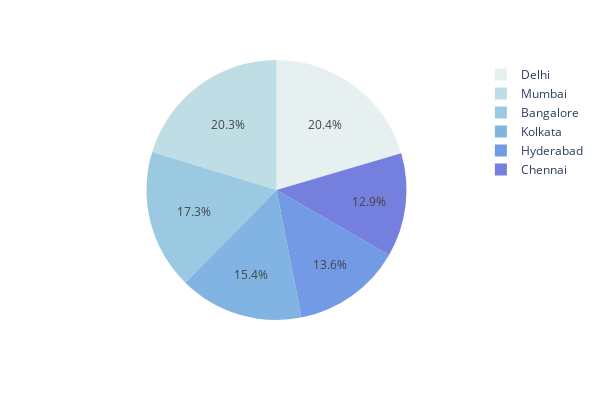

Write notebook code for a chart like this one.
### Markdown cell above
Which source city is more frequently served:

### Code cell
count_by_source = data.groupby('source_city').count()['airline']
source_city = [i for i,df in data.groupby('source_city')]
px.pie(values = count_by_source,names=source_city,color_discrete_sequence=px.colors.sequential.dense,width=600,height=400)

### Figure 1 — Plotly figure (JSON) as saved in the notebook; plotly's stock layout.template omitted (floating-point values rounded to 4 significant figures)
{"data": [{"domain": {"x": [0, 1], "y": [0, 1]}, "hovertemplate": "label=%{label}<br>value=%{value}<extra></extra>", "labels": ["Bangalore", "Chennai", "Delhi", "Hyderabad", "Kolkata", "Mumbai"], "legendgroup": "", "name": "", "showlegend": true, "type": "pie", "values": [52061, 38700, 61343, 40806, 46347, 60896]}], "layout": {"height": 400, "legend": {"tracegroupgap": 0}, "margin": {"t": 60}, "piecolorway": ["rgb(230, 240, 240)", "rgb(191, 221, 229)", "rgb(156, 201, 226)", "rgb(129, 180, 227)", "rgb(115, 154, 228)", "rgb(117, 127, 221)", "rgb(120, 100, 202)", "rgb(119, 74, 175)", "rgb(113, 50, 141)", "rgb(100, 31, 104)", "rgb(80, 20, 66)", "rgb(54, 14, 36)"], "width": 600}}
